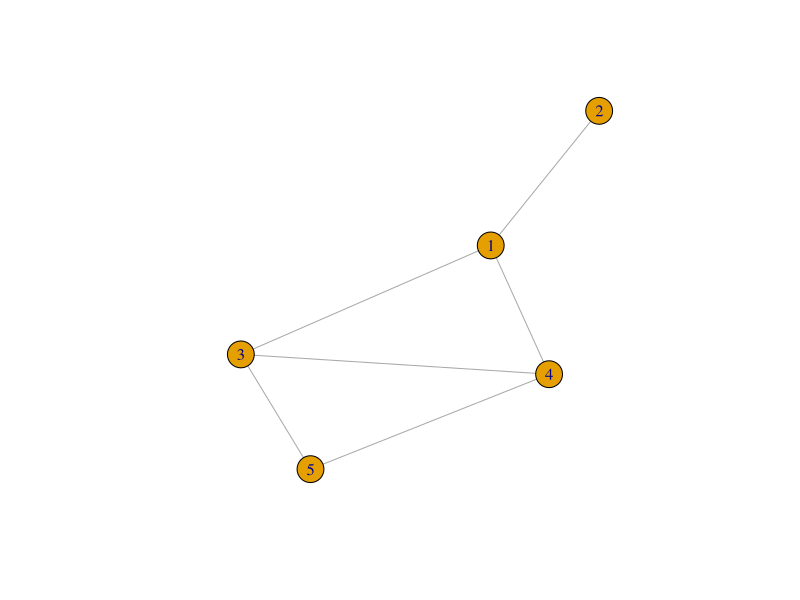
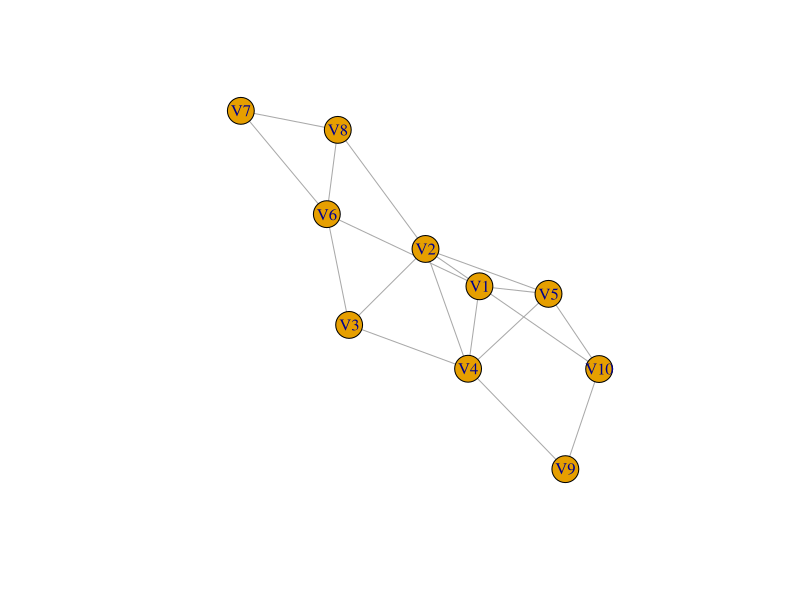

Generate these figures, in order, with R:
# breadth-first-search (bfs)
# cormen 595
# 1 for each vertex u 2 G:V - {s}
# 2   u:color D WHITE
# 3   u:d = 1
# 4   u:pi = NIL
# 5 s:color 0 GRAY
# 6 s:d = 0
# 7 s:pi = NIL
# 8 Q = 0;
# 9 ENQUEUE(Q,s)
# 10 while Q != 0
# 11  u = DEQUEUE.Q/
# 12  for each v in G:Adj[u]
# 13      if v:color == WHITE
# 14      v:color = GRAY
# 15      v:d = u:d + 1
# 16      v:pi = u
# 17      ENQUEUE(Q,v)
# 18  u:color = BLACK

library(igraph)

links <- as.data.frame(cbind(c(1,1,2,3,4,4,5), c(2,3,1,4,5,1,3)))
nodes <- as.data.frame(cbind(c(1,2,3,4,5), c(10,10,10,20,20)))

net <- graph_from_data_frame(d = links, vertices = nodes, directed = F)
net2 <- simplify(net, remove.multiple = T, remove.loops = F)
plot(net2)

admat <- as.matrix(read.csv("adjacency.matrix.csv", header = F))
admat <- (admat + t(admat) > 0) + 0
net3 <- graph_from_adjacency_matrix(admat, mode = "undirected")
net4 <- simplify(net3, remove.multiple = T, remove.loops = F)
plot(net4)

adlist1 <- apply(admat, 1, function(x) which(x == 1))

vermat1 <- as.data.frame(cbind(1:nrow(admat), NA, NA, NA))
colnames(vermat1) <- c("vertex", "color", "distance", "predecessor")

bfss <- function(root = 1, adlist = adlist1, vermat = vermat1) { # root is root node no, adlist is adjacency list, vermat is the attribute matrix for vertices
    no.vertex <- nrow(vermat) # number of vertices

    # give the attributes for non-root vertices
    for (vert in (1:no.vertex)[-root]) { # for1 one across non root vertices
        vermat[vert, "color"] <- "white"
        vermat[vert, "distance"] <- Inf
        vermat[vert, "predecessor"] <- NA
    } # close for1

    ## attributes for root
    vermat[root, "color"] <- "gray"
    vermat[root, "distance"] <- 0
    vermat[root, "predecessor"] <- NA

    Qu <<- NULL # initiate queue 
    
    enqueue(root) # add root to queue

    while (length(Qu) > 0) { # while1 queue Q is not empty
        u <- dequeue() # dequeue Q and return head

        for (v in adlist[[u]]) { # for2 each adjacent vertice in u entry of list

            if (vermat[v, "color"] == "white") { # if1 vertice was not examined yet
                vermat[v, "color"] <- "gray" # make it gray - in process
                vermat[v, "distance"] <- vermat[u, "distance"] + 1 # increment its distance to root
                vermat[v, "predecessor"] <- u # record its predecessor
                enqueue(v) # enqueue v so that its adjacent nodes will be examined
            } # close if1

        } # close for2

        vermat[u, "color"] <- "black" # u is finished for examination, all adjacent vertices has been covered

    } # close while1
    par(mfrow=c(1,2)) # split screen for 2 plots

    plot(net4, vertex.label = paste(vermat[,1], vermat[,3], sep = "/")) # plot all edges with distances to root at vertices

    links <- vermat[-root,c(1,4)] # prepare plot for tree (vertices and predecessors)
    nodes <- vermat[,c(1,3)] # vertices and attributes

    net <- graph_from_data_frame(d = links, vertices = nodes, directed = F) # create new network object as a tree
    net2 <- simplify(net, remove.multiple = T, remove.loops = F) # simplify the object
    plot(net2, vertex.label = paste(nodes[,1], nodes[,2], sep = "/"), add = F) # plot tree with distances to root

    vermat2 <<- vermat 

    return(vermat) # return the distances and predecessors df

} # close function


# cormen pg 601
printpath <- function(vermat = vermat2, path1 = NULL, v = 10) { # using vermat vertice matrix, print the path from v to s
    s <- which(vermat[,3] == 0) # find the root
    predecessor <- vermat[v,4] # predecessor vertice of v
    if (v == s) { # if current v is root s
        return(c(path1, s)) # append it to incoming path and return
    } else if (is.na(vermat[v,4])) { # else, if predecessor is NIL (other than the root)
            return("no.path") # print no path
    } else  printpath(vermat, c(path1, v), predecessor) # else append current v to existing path and recurse
} # close function


enqueue <- function(vert) Qu <<- c(Qu, vert) # add vert to the end of queue Q

dequeue <- function() { # delete the first item of queue Q and return it
    headq <- Qu[1]
    Qu <<- Qu[-1]
    return(headq)
}
